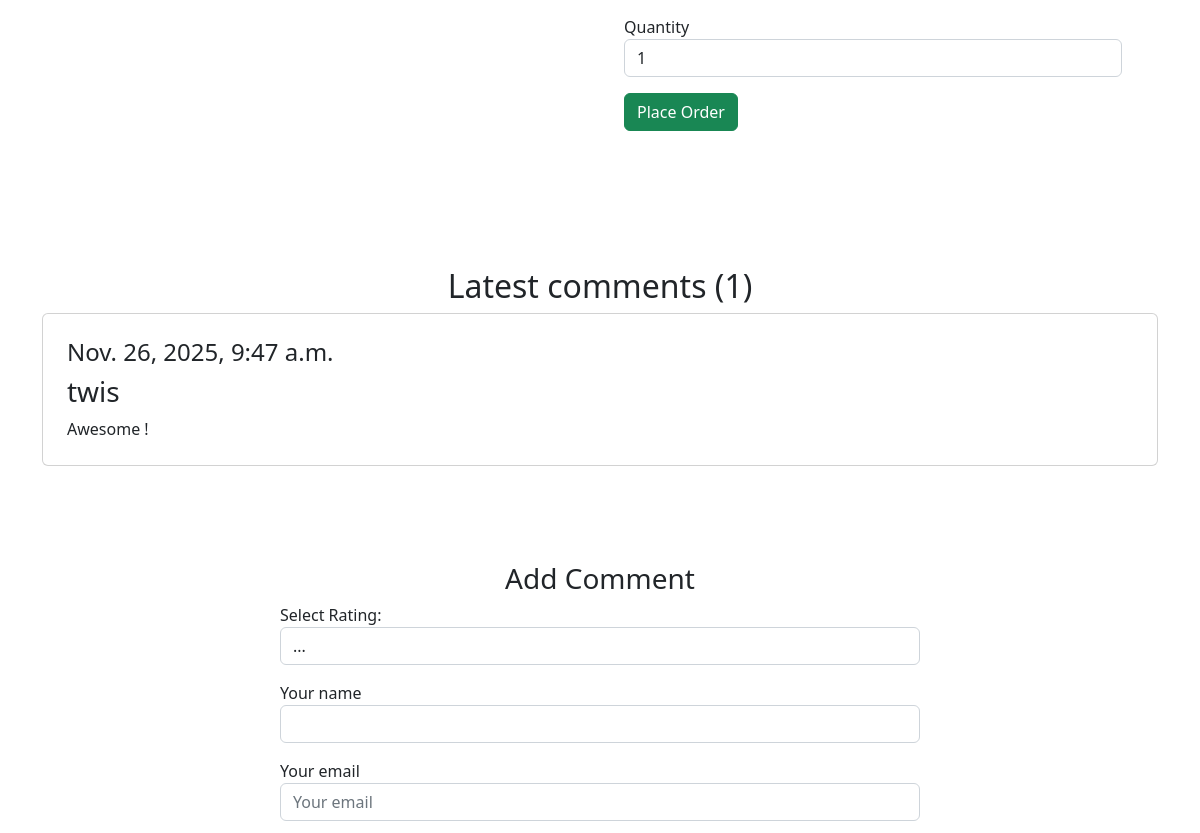
/product/1/ (signed in, middle part), run on an earlier commit of the app's database.
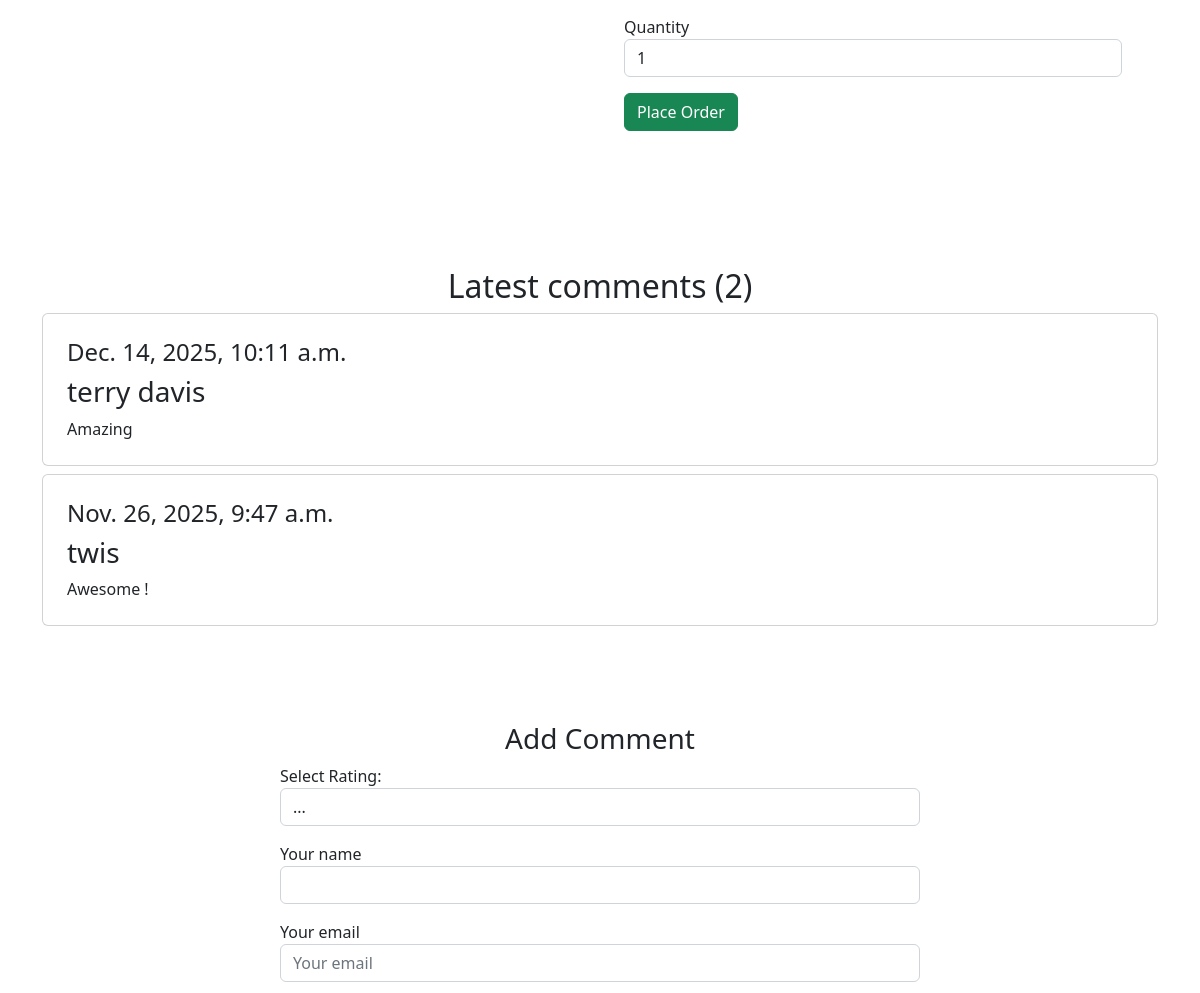
And on a later commit of the database.
### app/models.py (models this page shows, shortened)
class BaseModel(models.Model):
    created_at = models.DateTimeField(auto_now_add=True)
    updated_at = models.DateTimeField(auto_now=True)
    class Meta:
        abstract = True

class Comment(BaseModel):
    class RatingChoices(models.IntegerChoices):
        ONE = 1, "⭐ 1"
        TWO = 2, "⭐⭐ 2"
        THREE = 3, "⭐⭐⭐ 3"
        FOUR = 4, "⭐⭐⭐⭐ 4"
        FIVE = 5, "⭐⭐⭐⭐⭐ 5"
    name = models.CharField(max_length=255)
    email = models.EmailField(blank=True, null=True)
    message = models.TextField()
    product = models.ForeignKey(Product,on_delete=models.CASCADE,related_name='comments')
    file = models.ImageField(upload_to='comments/%Y/%m/%d/',null=True,blank=True)
    rating = models.PositiveSmallIntegerField(choices=RatingChoices.choices,default = RatingChoices.FIVE)
    is_handle = models.BooleanField(default=False)

### app/views.py (the view, shortened to what this page needs)
class ProductDetailView(DetailView):
    model = Product
    template_name = 'app/detail.html'
    context_object_name = 'product'
    def get_queryset(self):
        return Product.objects.annotate(
            avg_rating=Avg('comments__rating')
        )
    def get_context_data(self, **kwargs):
        context = super().get_context_data(**kwargs)
        product = self.object
        product.avg_rating = int(product.avg_rating or 0)
        context['comments'] = Comment.objects.filter(
            product=product
        ).order_by('-created_at')
        context['related_products'] = Product.objects.filter(
            category=product.category
        ).exclude(id=product.id)[:4]
        return context

### app/models.py (called while the page is built)
    @property
    def discounted_price(self):
        if self.discount:
            return self.price * Decimal(f'{(1 - self.discount / 100)}')
        return self.price

    @property
    def get_image_url(self):
        if not self.image:
            return static('app/images/not_found.jpg')
        return self.image.url

### app/templates/app/detail.html (shortened to what this page needs)
{% extends 'app/base/base.html' %}
{% load static %}
{% load i18n %}
{% block detail_content %}
<section class="py-5">
    <div class="container px-4 px-lg-5 my-5">
        <div class="row gx-4 gx-lg-5 align-items-center">
            <div class="col-md-6">
                <div class="d-flex">
                    <div class="form-group w-100">
                        <form method="post" action="">
                            <div class="form-group mb-3">
                                <label for="quantity">{% trans "Quantity" %}</label>
                                <input type="number" name="quantity" class="form-control" value="1" min="1" max="{{ product.stock }}" required>
                            </div>
                            <div class="form-group mb-3">
                                <button type="submit" class="btn btn-success">{% trans "Place Order" %}</button>
                            </div>
                        </form>
                    </div>
                </div>
            </div>
        </div>
    </div>
</section>
<div class="container mt-4 mb-4">
    <div class="row">
        <div class="col-12">
            <div class="text-center">
                <h2>{% trans "Latest comments" %} ({{ comments.count }})</h2>
            </div>
            {% for comment in comments %}
                <div class="media card p-4 mt-2">
                    <div class="media-body">
                        <h4>{{ comment.created_at }}</h4>
                        <h3 class="mt-0">{{ comment.name }}</h3>
                        {{ comment.message }}
                    </div>
                </div>
            {% endfor %}
        </div>
        <div class="col-8 offset-2 mt-5">
            <div class="p-5">
                <div class="text-center">
                    <h3>{% trans "Add Comment" %}</h3>
                </div>
                <form method="post" enctype="multipart/form-data">
                    <div class="form-group mb-3">
                        <label for="rating">{% trans "Select Rating" %}:</label>
                        <select name="rating" id="rating" class="form-control" required>
                            <option value="">...</option>
                        </select>
                    </div>
                    <div class="form-group mb-3">
                        <label>{% trans "Your name" %}</label>
                        <input type="text" name="name" class="form-control" required>
                    </div>
                    <div class="form-group mb-3">
                        <label>{% trans "Your email" %}</label>
                        <input type="email" name="email" class="form-control" placeholder="{% trans 'Your email' %}">
                    </div>
                </form>
            </div>
        </div>
    </div>
</div>
{% endblock %}

What changed in the data, as far as the page shows it:
added Comment: created_at "Dec. 14, 2025, 10:11 a.m.", name "terry davis", message "Amazing"
Also different on the page:
{{ comments.count }}: "1" → "2"
